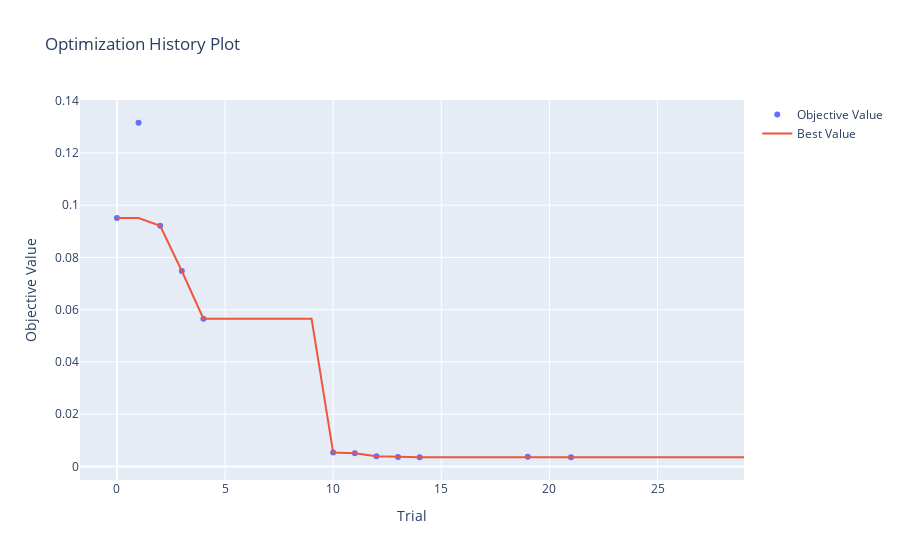

Source (notebook cell):
### Code cell
optuna.visualization.plot_optimization_history(study_lgb)

### Figure 1 — Plotly figure (JSON) as saved in the notebook; plotly's stock layout.template omitted (floating-point values rounded to 4 significant figures)
{"data": [{"mode": "markers", "name": "Objective Value", "type": "scatter", "x": [0, 1, 2, 3, 4, 10, 11, 12, 13, 14, 19, 21], "y": [0.09508, 0.1316, 0.09216, 0.07481, 0.05656, 0.00535, 0.005047, 0.003883, 0.003569, 0.003505, 0.003689, 0.003499]}, {"mode": "lines", "name": "Best Value", "type": "scatter", "x": [0, 1, 2, 3, 4, 5, 6, 7, 8, 9, 10, 11, 12, 13, 14, 15, 16, 17, 18, 19, 20, 21, 22, 23, 24, 25, 26, 27, 28, 29], "y": [0.09508, 0.09508, 0.09216, 0.07481, 0.05656, 0.05656, 0.05656, 0.05656, 0.05656, 0.05656, 0.00535, 0.005047, 0.003883, 0.003569, 0.003505, 0.003505, 0.003505, 0.003505, 0.003505, 0.003505, 0.003505, 0.003499, 0.003499, 0.003499, 0.003499, 0.003499, 0.003499, 0.003499, 0.003499, 0.003499]}, {"marker": {"color": "#cccccc"}, "mode": "markers", "name": "Infeasible Trial", "showlegend": false, "type": "scatter", "x": [], "y": []}], "layout": {"title": {"text": "Optimization History Plot"}, "xaxis": {"title": {"text": "Trial"}}, "yaxis": {"title": {"text": "Objective Value"}}}}
